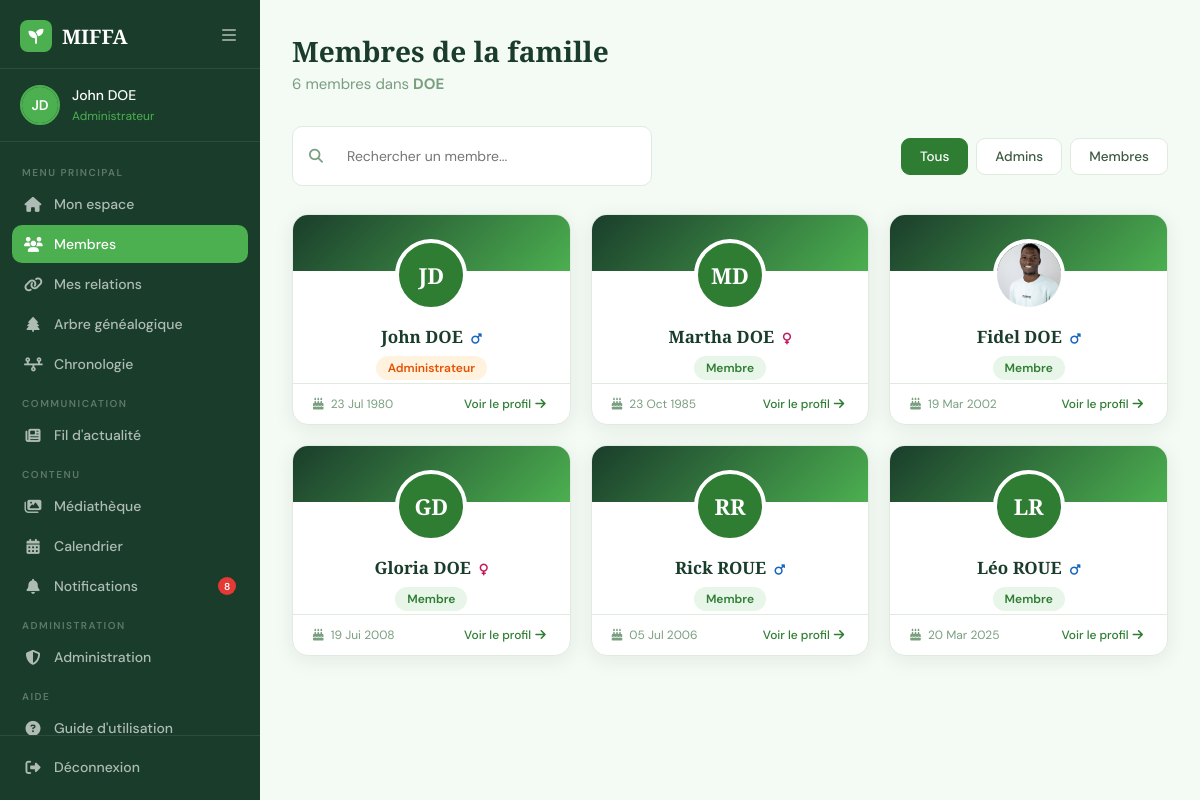
The page /accounts/members/ (signed in) on the database its author committed.
### accounts/models.py (models this page shows, shortened)
class User(AbstractUser):
    ROLE_CHOICES = (
        ('admin', 'Administrateur'),
        ('member', 'Membre'),
    )
    GENDER_CHOICES = (
        ('M', 'Homme'),
        ('F', 'Femme'),
    )
    email = models.EmailField(unique=True)
    first_name = models.CharField(max_length=150)
    last_name = models.CharField(max_length=150)
    role = models.CharField(max_length=20, choices=ROLE_CHOICES, default='member')
    photo = models.ImageField(upload_to='profiles/', null=True, blank=True)
    bio = models.TextField(blank=True)
    birth_date = models.DateField(default='2000-01-01')
    profession = models.CharField(max_length=150, blank=True)
    phone = models.CharField(max_length=20, blank=True)
    city = models.CharField(max_length=100, blank=True)
    gender = models.CharField(max_length=1, choices=GENDER_CHOICES)
    hide_email = models.BooleanField(default=False)
    hide_birth_date = models.BooleanField(default=False)
    hide_phone = models.BooleanField(default=False)
    hide_profession = models.BooleanField(default=False)
    hide_city = models.BooleanField(default=False)
    is_deceased = models.BooleanField(default=False)
    deceased_marked_by = models.ForeignKey(
        'self', on_delete=models.SET_NULL,
        null=True, blank=True,
        related_name='marked_deceased'
    )
    deceased_at = models.DateTimeField(null=True, blank=True)
    relation_to_family = models.CharField(max_length=100, blank=True, default='')
    family = models.ForeignKey(
        'Family',
        on_delete=models.SET_NULL,
        null=True, blank=True,
        related_name='members'
    )

class Family(models.Model):
    name = models.CharField(max_length=150)
    code = models.CharField(max_length=10, unique=True, blank=True, null=True)
    banner = models.ImageField(upload_to='Bannieres/', null=True, blank=True)
    created_by = models.ForeignKey(
        'User', on_delete=models.SET_NULL,
        null=True, related_name='created_families'
    )
    created_at = models.DateTimeField(auto_now_add=True)

### accounts/decorators.py (the view)
        @wraps(view_func)
        def wrapper(request, *args, **kwargs):
            target_family = request.user.family  # la famille qu'il consulte par défaut
            if request.user.family is None or request.user.role == 'guest':
                pass  # cas à affiner selon comment tu navigues entre familles
            if request.user.role == 'guest':
                access = request.user.guest_accesses.filter(family=target_family, is_active=True).first()
                if not access or not access.has_permission(module):
                    messages.error(request, "Vous n'avez pas accès à cette section en tant qu'invité.")
                    return redirect('dashboard')
            return view_func(request, *args, **kwargs)

### accounts/context_processors.py (called while the page is built)
def pending_relation_requests(request):
    if request.user.is_authenticated:
        relation_count = RelationRequest.objects.filter(to_user=request.user, status='pending').count()
        notif_count = Notification.objects.filter(user=request.user, is_read=False).count()
        return {
            'pending_relation_count': relation_count,
            'unread_notif_count': notif_count,
        }
    return {'pending_relation_count': 0, 'unread_notif_count': 0}

### accounts/views.py (called while the page is built)
@login_required
@approved_required
@guest_permission_required('members')
def members_list(request):
    if not request.user.family:
        messages.warning(request, "Vous devez appartenir à une famille pour accéder aux membres.")
        return redirect('dashboard')
    members = User.objects.filter(family=request.user.family)
    return render(request, 'accounts/members_list.html', {'members': members})

### accounts/templates/accounts/members_list.html (shortened to what this page needs)
{% load static %}
<!DOCTYPE html>
<html lang="fr">
<head>
    <link rel="stylesheet" href="https://cdnjs.cloudflare.com/ajax/libs/font-awesome/6.5.0/css/all.min.css">
    <link rel="stylesheet" href="{% static 'global.css' %}">
    <link rel="stylesheet" href="{% static 'accounts/css/dashboard.css' %}">
    <link rel="stylesheet" href="{% static 'accounts/css/members.css' %}">
</head>
<body>
<aside class="sidebar" id="sidebar">
    <div class="sidebar-header">
        <a href="{% url 'indexOfAccounts' %}" class="logo">
            <div class="logo-icon"><i class="fa-solid fa-seedling"></i></div>
            <span>MIFFA</span>
        </a>
        <button class="sidebar-toggle" onclick="toggleSidebar()">
            <i class="fa-solid fa-bars"></i>
        </button>
    </div>
    <div class="sidebar-user">
        <div class="user-avatar">
            {% if user.photo %}
            <img src="{{ user.photo.url }}" alt="{{ user.first_name }}">
            {% else %}
            <div class="avatar-placeholder">
                {{ user.first_name|first|upper }}{{ user.last_name|first|upper }}
            </div>
            {% endif %}
        </div>
        <div class="user-info">
            <span class="user-name">{{ user.first_name }} {{ user.last_name }}</span>
            <span class="user-role">{{ user.get_role_display }}</span>
        </div>
    </div>
    <nav class="sidebar-nav">
        <div class="nav-section-label">Menu principal</div>
        <a href="{% url 'dashboard' %}" class="nav-item">
            <i class="fa-solid fa-house"></i>
            <span>Mon espace</span>
        </a>
        <a href="{% url 'members_list' %}" class="nav-item active">
            <i class="fa-solid fa-users"></i>
            <span>Membres</span>
        </a>
        <a href="{% url 'add_relation' %}" class="nav-item">
            <i class="fa-solid fa-link"></i>
            <span>Mes relations</span>
        </a>
        <a href="{% url 'family_tree' %}" class="nav-item">
            <i class="fa-solid fa-tree"></i>
            <span>Arbre généalogique</span>
        </a>
        <a href="{% url 'timeline_view' %}" class="nav-item">
            <i class="fa-solid fa-timeline"></i>
            <span>Chronologie</span>
        </a>
        <div class="nav-section-label">Communication</div>
        <a href="{% url 'news_feed' %}" class="nav-item">
            <i class="fa-solid fa-newspaper"></i>
            <span>Fil d'actualité</span>
        </a>
        <div class="nav-section-label">Contenu</div>
        <a href="{% url 'media_library' %}" class="nav-item">
            <i class="fa-solid fa-images"></i>
            <span>Médiathèque</span>
        </a>
        <a href="{% url 'calendar_view' %}" class="nav-item">
            <i class="fa-solid fa-calendar-days"></i>
            <span>Calendrier</span>
        </a>
        <a href="{% url 'notifications' %}" class="nav-item">
            <i class="fa-solid fa-bell"></i>
            <span>Notifications</span>
            {% if unread_notif_count %}
            <span class="notif-badge" style="position:relative;top:auto;right:auto;margin-left:auto;">
                    {{ unread_notif_count }}
                </span>
            {% endif %}
        </a>
        {% if user.role == 'admin' %}
        <div class="nav-section-label">Administration</div>
        <a href="{% url 'admin_panel' %}" class="nav-item">
            <i class="fa-solid fa-shield-halved"></i>
            <span>Administration</span>
        </a>
        {% endif %}
        <div class="nav-section-label">Aide</div>
        <a href="{% url 'user_guide' %}" class="nav-item">
            <i class="fa-solid fa-circle-question"></i>
            <span>Guide d'utilisation</span>
        </a>
    </nav>
    <div class="sidebar-footer">
        <a href="{% url 'deconnexion' %}" class="nav-item logout">
            <i class="fa-solid fa-right-from-bracket"></i>
            <span>Déconnexion</span>
        </a>
    </div>
</aside>
<main class="main-content">
    <div class="topbar">
        <div class="topbar-left">
            <h1>Membres de la famille</h1>
            <p>{{ members.count }} membre{{ members.count|pluralize }} dans <strong>{{ user.family.name }}</strong></p>
        </div>
    </div>
    <div class="members-toolbar">
        <div class="search-box">
            <i class="fa-solid fa-magnifying-glass"></i>
            <input type="text" id="memberSearch" placeholder="Rechercher un membre..." oninput="filterMembers()">
        </div>
        <div class="filter-buttons">
            <button class="filter-btn active" data-filter="all" onclick="setFilter('all', this)">Tous</button>
            <button class="filter-btn" data-filter="admin" onclick="setFilter('admin', this)">Admins</button>
            <button class="filter-btn" data-filter="member" onclick="setFilter('member', this)">Membres</button>
        </div>
    </div>
    {% if members %}
    <div class="members-grid" id="membersGrid">
        {% for member in members %}
        <a href="{% url 'member_profile' member.id %}" class="member-card" data-role="{{ member.role }}"
           data-name="{{ member.first_name|lower }} {{ member.last_name|lower }}">
            <div class="member-card-avatar">
                {% if member.photo %}
                <img src="{{ member.photo.url }}" alt="{{ member.first_name }}">
                {% else %}
                <div class="avatar-large-card">
                    {{ member.first_name|first|upper }}{{ member.last_name|first|upper }}
                </div>
                {% endif %}
            </div>
            <div class="member-card-body">
                <h3>{{ member.first_name }} {{ member.last_name }}
                    <i class="fa-solid {% if member.gender == 'M' %}fa-mars{% else %}fa-venus{% endif %}"
                       style="color:{% if member.gender == 'M' %}#1565c0{% else %}#c2185b{% endif %}; font-size:0.7em; margin-left:4px;"
                       title="{{ member.get_gender_display }}"></i></h3>
                <span class="role-badge role-{{ member.role }}">{{ member.get_role_display }}</span>
            </div>
            <div class="member-card-footer">
                    <span><i class="fa-solid fa-cake-candles"></i>
                        {% if member.birth_date %}{{ member.birth_date|date:"d M Y" }}{% else %}—{% endif %}
                    </span>
                <span class="view-profile">Voir le profil <i class="fa-solid fa-arrow-right"></i></span>
            </div>
        </a>
        {% endfor %}
    </div>
    {% else %}
    <div class="empty-state">
        <i class="fa-solid fa-user-group"></i>
        <p>Aucun membre dans la famille pour le moment.</p>
    </div>
    {% endif %}
</main>
</body>
</html>

### static/global.css (style rules this page uses)
:root { --green-deep: #1a3d2b; --green-mid: #2e7d32; --green-soft: #4caf50; --green-light: #e8f5e9; --green-pale: #f4faf4; --cream: #fdfaf5; --text-dark: #1a2e1f; --text-mid: #3d5a42; --text-light: #7a9e80; --white: #ffffff; --red: #e53935; --border: #c8e6c9; --shadow: 0 8px 32px rgba(26,61,43,0.12); }
* { margin: 0; padding: 0; box-sizing: border-box; }
html { scroll-behavior: smooth; }
body { font-family: 'DM Sans', sans-serif; background: var(--cream); color: var(--text-dark); overflow-x: hidden; }
.logo { display: flex; align-items: center; gap: 10px; font-family: 'Playfair Display', serif; font-size: 24px; font-weight: 700; color: var(--green-deep); text-decoration: none; }
.logo-icon { width: 38px; height: 38px; background: var(--green-mid); border-radius: 10px; display: flex; align-items: center; justify-content: center; color: white; font-size: 18px; }

### accounts/static/accounts/css/members.css (style rules this page uses)
.members-toolbar { display: flex; justify-content: space-between; align-items: center; gap: 16px; margin-bottom: 28px; flex-wrap: wrap; }
.search-box { display: flex; align-items: center; gap: 10px; background: var(--white); border: 1.5px solid var(--border); border-radius: 10px; padding: 10px 16px; flex: 1; max-width: 360px; }
.search-box i { color: var(--text-light); font-size: 14px; }
.search-box input { border: none; outline: none; background: none; font-family: 'DM Sans', sans-serif; font-size: 14px; color: var(--text-dark); width: 100%; }
.filter-buttons { display: flex; gap: 8px; }
.filter-btn { padding: 9px 18px; border-radius: 9px; border: 1.5px solid var(--border); background: var(--white); color: var(--text-mid); font-family: 'DM Sans', sans-serif; font-size: 13.5px; font-weight: 500; cursor: pointer; transition: all 0.2s; }
.filter-btn.active { background: var(--green-mid); border-color: var(--green-mid); color: white; }
.members-grid { display: grid; grid-template-columns: repeat(auto-fill, minmax(260px, 1fr)); gap: 20px; }
.member-card { background: var(--white); border-radius: 16px; box-shadow: var(--shadow); border: 1px solid var(--border); overflow: hidden; text-decoration: none; color: var(--text-dark); display: flex; flex-direction: column; transition: all 0.25s; }
.member-card-avatar { margin: -32px auto 0; width: 72px; height: 72px; }
.member-card-avatar img, .avatar-large-card { width: 72px; height: 72px; border-radius: 50%; border: 4px solid white; object-fit: cover; }
.avatar-large-card { background: var(--green-mid); display: flex; align-items: center; justify-content: center; color: white; font-size: 22px; font-weight: 600; font-family: 'Playfair Display', serif; }
.member-card-body { padding: 14px 20px 6px; text-align: center; flex: 1; }
.member-card-body h3 { font-family: 'Playfair Display', serif; font-size: 17px; color: var(--green-deep); margin-bottom: 8px; }
.member-card-footer { display: flex; justify-content: space-between; align-items: center; padding: 12px 20px; border-top: 1px solid var(--border); font-size: 12px; color: var(--text-light); }
.member-card-footer i { margin-right: 4px; }
.view-profile { color: var(--green-mid); font-weight: 500; display: flex; align-items: center; gap: 4px; transition: gap 0.2s; }

### rows shown on the page
User: first_name|first "J", last_name|first "D", first_name "John", last_name "DOE", role "Administrateur", family.name "DOE", birth_date "23 Jul 1980"
User: first_name|first "M", last_name|first "D", first_name "Martha", last_name "DOE", role "Membre", birth_date "23 Oct 1985"
User: photo (picture), first_name "Fidel", last_name "DOE", role "Membre", birth_date "19 Mar 2002"
User: first_name|first "G", last_name|first "D", first_name "Gloria", last_name "DOE", role "Membre", birth_date "19 Jui 2008"
User: first_name|first "R", last_name|first "R", first_name "Rick", last_name "ROUE", role "Membre", birth_date "05 Jul 2006"
User: first_name|first "L", last_name|first "R", first_name "Léo", last_name "ROUE", role "Membre", birth_date "20 Mar 2025"

### other values the page prints
{{ unread_notif_count }} "8"
{{ members.count }} "6"
